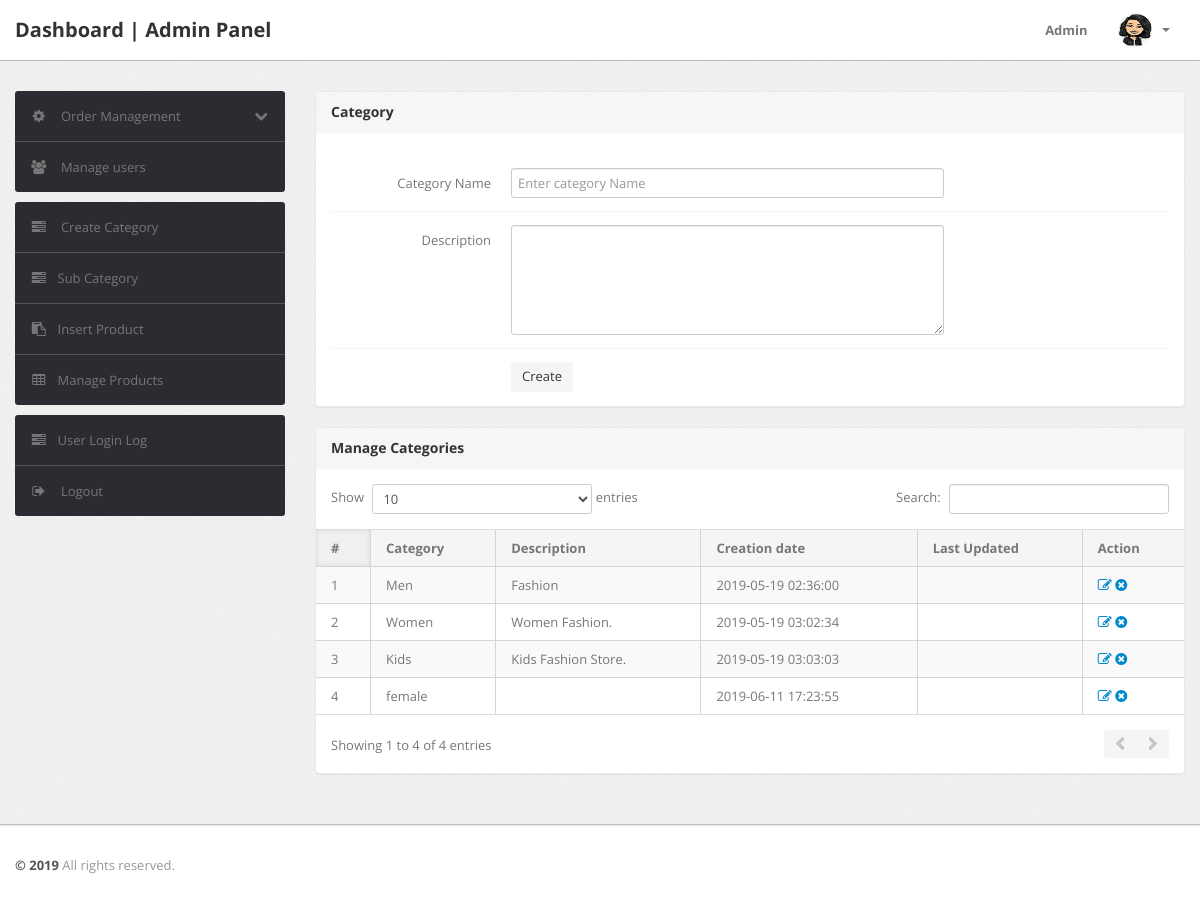
The app's page /admin/category.php (signed in) with its own data.
### tables this page shows
CREATE TABLE `category` (
  `id` int(11) NOT NULL,
  `categoryName` varchar(255) DEFAULT NULL,
  `categoryDescription` longtext,
  `creationDate` timestamp NOT NULL DEFAULT CURRENT_TIMESTAMP,
  `updationDate` varchar(255) DEFAULT NULL
);

### admin/category.php (the view, shortened to what this page needs)
<?php
include('include/config.php');
if(strlen($_SESSION['alogin'])==0)
	{
header('location:index.php');
}
else{
?>
<!DOCTYPE html>
<html lang="en">
<head>
	<link type="text/css" href="bootstrap/css/bootstrap.min.css" rel="stylesheet">
	<link type="text/css" href="bootstrap/css/bootstrap-responsive.min.css" rel="stylesheet">
	<link type="text/css" href="css/theme.css" rel="stylesheet">
	<link type="text/css" href="images/icons/css/font-awesome.css" rel="stylesheet">
</head>
<body>
<?php include('include/header.php');?>
	<div class="wrapper">
		<div class="container">
			<div class="row">
<?php include('include/sidebar.php');?>
			<div class="span9">
					<div class="content">
						<div class="module">
							<div class="module-head">
								<h3>Category</h3>
							</div>
							<div class="module-body">
									<br />
			<form class="form-horizontal row-fluid" name="Category" method="post" >
<div class="control-group">
<label class="control-label" for="basicinput">Category Name</label>
<div class="controls">
<input type="text" placeholder="Enter category Name"  name="category" class="span8 tip" required>
</div>
</div>
<div class="control-group">
											<label class="control-label" for="basicinput">Description</label>
											<div class="controls">
												<textarea class="span8" name="description" rows="5"></textarea>
											</div>
										</div>
	<div class="control-group">
											<div class="controls">
												<button type="submit" name="submit" class="btn">Create</button>
											</div>
										</div>
									</form>
							</div>
						</div>
	<div class="module">
							<div class="module-head">
								<h3>Manage Categories</h3>
							</div>
							<div class="module-body table">
								<table cellpadding="0" cellspacing="0" border="0" class="datatable-1 table table-bordered table-striped	 display" width="100%">
									<thead>
										<tr>
											<th>#</th>
											<th>Category</th>
											<th>Description</th>
											<th>Creation date</th>
											<th>Last Updated</th>
											<th>Action</th>
										</tr>
									</thead>
									<tbody>
<?php $query=mysqli_query($con,"select * from category");
$cnt=1;
while($row=mysqli_fetch_array($query))
{
?>
										<tr>
											<td><?php echo htmlentities($cnt);?></td>
											<td><?php echo htmlentities($row['categoryName']);?></td>
											<td><?php echo htmlentities($row['categoryDescription']);?></td>
											<td> <?php echo htmlentities($row['creationDate']);?></td>
											<td><?php echo htmlentities($row['updationDate']);?></td>
											<td>
											<a href="edit-category.php?id=<?php echo $row['id']?>" ><i class="icon-edit"></i></a>
											<a href="category.php?id=<?php echo $row['id']?>&del=delete" onClick="return confirm('Are you sure you want to delete?')"><i class="icon-remove-sign"></i></a></td>
										</tr>
										<?php $cnt=$cnt+1; } ?>
								</table>
							</div>
						</div>
					</div>
				</div>
			</div>
		</div>
	</div>
<?php include('include/footer.php');?>
</body>
<?php } ?>

### records on screen
category: categoryName "Men", categoryDescription "Fashion", creationDate "2019-05-19 02:36:00"
category: categoryName "Women", categoryDescription "Women Fashion.", creationDate "2019-05-19 03:02:34"
category: categoryName "Kids", categoryDescription "Kids Fashion Store.", creationDate "2019-05-19 03:03:03"
category: categoryName "female", creationDate "2019-06-11 17:23:55"
